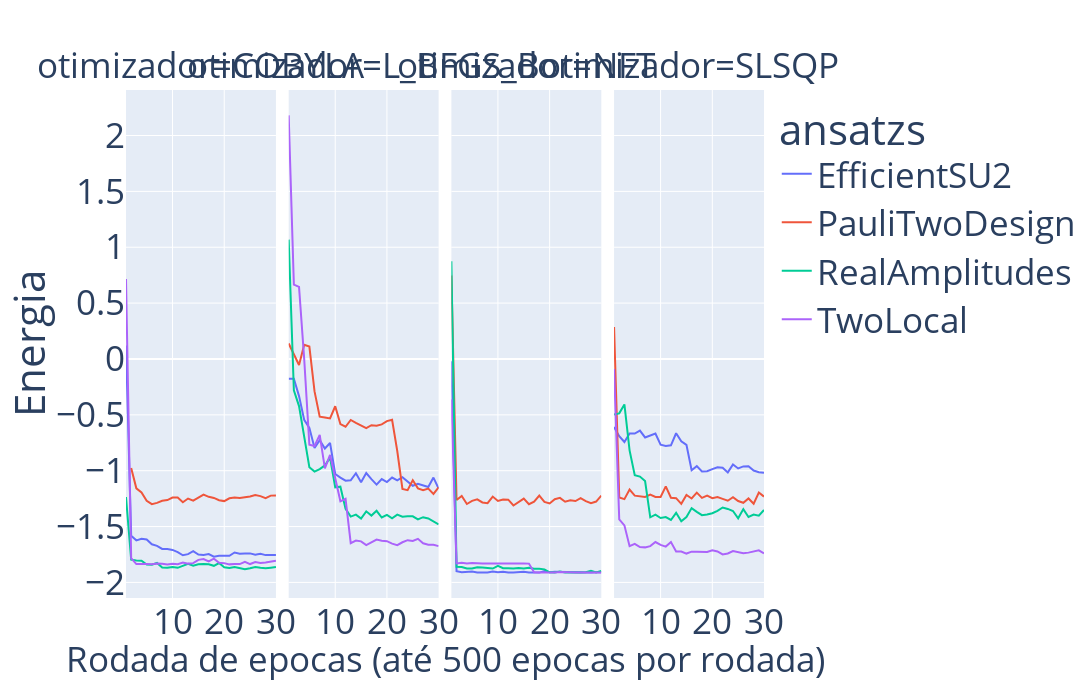

The code cell stored with this chart in its notebook:
### Code cell
df_vqe_real = df_vqe.copy()
df_vqe_real['valor_energia'] = df_vqe['valor_energia'].apply(lambda x: x.real if isinstance(x, complex) else x)
df_vqe_real_epoca = df_vqe_real.loc[df_vqe_real['nova_epoca'] == True]
df_vqe_real_epoca = df_vqe_real_epoca.sort_values(by='epoca')
df_vqe_real_epoca = df_vqe_real_epoca.sort_values(by=['ansatz', 'otimizador'])


fig = px.line(df_vqe_real_epoca, x='epoca', y='valor_energia', color='ansatz',
              facet_col='otimizador', facet_col_wrap=df_vqe_real_epoca['otimizador'].nunique(),
              labels={'epoca': '', 'valor_energia': 'Energia'},
              title='')

fig.update_layout(width=width_padrao_display_junto, height=height_padrao_display_junto, legend_title='ansatzs', font=tamanho_padrao_fonte, margin=tamanho_padrao_margem)
fig.update_xaxes(showticklabels=True, title_text='')

fig.add_annotation(
    text='Rodada de epocas (até 500 epocas por rodada)',
    xref='paper',
    yref='paper',
    x=0.5,
    y=-0.17,
    showarrow=False,
    font=tamanho_padrao_fonte
)

if salvar_figuras:
    nome_figura = f"figuras_vqe/{num_ativos}_{ambiente_backend}_energia_por_epoca_junto_vqe.png"
    fig.write_image(nome_figura, width=width_padrao_salvar_junto, height=height_padrao_salvar_junto)

if mostrar_figuras:
    fig.show()

### Figure 1 — Plotly figure (JSON) as saved in the notebook; plotly's stock layout.template omitted (floating-point values rounded to 4 significant figures)
{"data": [{"hovertemplate": "ansatz=EfficientSU2<br>otimizador=COBYLA<br>=%{x}<br>Energia=%{y}<extra></extra>", "legendgroup": "EfficientSU2", "line": {"color": "#636efa", "dash": "solid"}, "marker": {"symbol": "circle"}, "mode": "lines", "name": "EfficientSU2", "orientation": "v", "showlegend": true, "type": "scatter", "x": [1, 2, 3, 4, 5, 6, 7, 8, 9, 10, 11, 12, 13, 14, 15, 16, 17, 18, 19, 20, 21, 22, 23, 24, 25, 26, 27, 28, 29, 30], "xaxis": "x", "y": [0.1213, -1.583, -1.623, -1.61, -1.616, -1.659, -1.672, -1.701, -1.7, -1.709, -1.729, -1.757, -1.747, -1.72, -1.751, -1.754, -1.747, -1.769, -1.761, -1.759, -1.762, -1.732, -1.744, -1.741, -1.74, -1.753, -1.744, -1.755, -1.758, -1.755], "yaxis": "y"}, {"hovertemplate": "ansatz=EfficientSU2<br>otimizador=L_BFGS_B<br>=%{x}<br>Energia=%{y}<extra></extra>", "legendgroup": "EfficientSU2", "line": {"color": "#636efa", "dash": "solid"}, "marker": {"symbol": "circle"}, "mode": "lines", "name": "EfficientSU2", "orientation": "v", "showlegend": false, "type": "scatter", "x": [1, 2, 3, 4, 5, 6, 7, 8, 9, 10, 11, 12, 13, 14, 15, 16, 17, 18, 19, 20, 21, 22, 23, 24, 25, 26, 27, 28, 29, 30], "xaxis": "x2", "y": [-0.1766, -0.1778, -0.3325, -0.5453, -0.6167, -0.7964, -0.7263, -0.8016, -0.7521, -1.029, -1.063, -1.089, -1.085, -1.023, -1.103, -1.021, -1.076, -1.125, -1.075, -1.101, -1.061, -1.086, -1.058, -1.101, -1.135, -1.117, -1.13, -1.146, -1.062, -1.159], "yaxis": "y2"}, {"hovertemplate": "ansatz=EfficientSU2<br>otimizador=NFT<br>=%{x}<br>Energia=%{y}<extra></extra>", "legendgroup": "EfficientSU2", "line": {"color": "#636efa", "dash": "solid"}, "marker": {"symbol": "circle"}, "mode": "lines", "name": "EfficientSU2", "orientation": "v", "showlegend": false, "type": "scatter", "x": [1, 2, 3, 4, 5, 6, 7, 8, 9, 10, 11, 12, 13, 14, 15, 16, 17, 18, 19, 20, 21, 22, 23, 24, 25, 26, 27, 28, 29, 30], "xaxis": "x3", "y": [-0.01964, -1.9, -1.908, -1.905, -1.902, -1.91, -1.91, -1.912, -1.903, -1.909, -1.905, -1.912, -1.912, -1.907, -1.904, -1.911, -1.912, -1.912, -1.897, -1.909, -1.906, -1.907, -1.906, -1.906, -1.91, -1.908, -1.91, -1.91, -1.908, -1.908], "yaxis": "y3"}, {"hovertemplate": "ansatz=EfficientSU2<br>otimizador=SLSQP<br>=%{x}<br>Energia=%{y}<extra></extra>", "legendgroup": "EfficientSU2", "line": {"color": "#636efa", "dash": "solid"}, "marker": {"symbol": "circle"}, "mode": "lines", "name": "EfficientSU2", "orientation": "v", "showlegend": false, "type": "scatter", "x": [1, 2, 3, 4, 5, 6, 7, 8, 9, 10, 11, 12, 13, 14, 15, 16, 17, 18, 19, 20, 21, 22, 23, 24, 25, 26, 27, 28, 29, 30], "xaxis": "x4", "y": [-0.6095, -0.6908, -0.7434, -0.6676, -0.6681, -0.6413, -0.7023, -0.6814, -0.6668, -0.7668, -0.7782, -0.773, -0.6649, -0.7362, -0.7693, -0.9962, -0.9594, -1.006, -1.005, -0.9863, -0.97, -0.9738, -1.015, -0.9448, -0.98, -0.9614, -0.9611, -0.9988, -1.013, -1.019], "yaxis": "y4"}, {"hovertemplate": "ansatz=PauliTwoDesign<br>otimizador=COBYLA<br>=%{x}<br>Energia=%{y}<extra></extra>", "legendgroup": "PauliTwoDesign", "line": {"color": "#EF553B", "dash": "solid"}, "marker": {"symbol": "circle"}, "mode": "lines", "name": "PauliTwoDesign", "orientation": "v", "showlegend": true, "type": "scatter", "x": [2, 3, 4, 5, 6, 7, 8, 9, 10, 11, 12, 13, 14, 15, 16, 17, 18, 19, 20, 21, 22, 23, 24, 25, 26, 27, 28, 29, 30], "xaxis": "x", "y": [-0.975, -1.158, -1.195, -1.269, -1.3, -1.288, -1.269, -1.263, -1.241, -1.241, -1.283, -1.249, -1.268, -1.24, -1.214, -1.234, -1.244, -1.264, -1.272, -1.247, -1.241, -1.245, -1.239, -1.231, -1.218, -1.228, -1.245, -1.223, -1.222], "yaxis": "y"}, {"hovertemplate": "ansatz=PauliTwoDesign<br>otimizador=L_BFGS_B<br>=%{x}<br>Energia=%{y}<extra></extra>", "legendgroup": "PauliTwoDesign", "line": {"color": "#EF553B", "dash": "solid"}, "marker": {"symbol": "circle"}, "mode": "lines", "name": "PauliTwoDesign", "orientation": "v", "showlegend": false, "type": "scatter", "x": [1, 2, 3, 4, 5, 6, 7, 8, 9, 10, 11, 12, 13, 14, 15, 16, 17, 18, 19, 20, 21, 22, 23, 24, 25, 26, 27, 28, 29, 30], "xaxis": "x2", "y": [0.1381, 0.03876, -0.05442, 0.1264, 0.111, -0.2907, -0.5169, -0.5248, -0.5326, -0.4231, -0.5823, -0.6066, -0.5456, -0.5714, -0.5968, -0.6191, -0.5931, -0.5983, -0.5851, -0.5566, -0.5444, -0.8237, -1.164, -1.174, -1.086, -1.158, -1.175, -1.16, -1.208, -1.148], "yaxis": "y2"}, {"hovertemplate": "ansatz=PauliTwoDesign<br>otimizador=NFT<br>=%{x}<br>Energia=%{y}<extra></extra>", "legendgroup": "PauliTwoDesign", "line": {"color": "#EF553B", "dash": "solid"}, "marker": {"symbol": "circle"}, "mode": "lines", "name": "PauliTwoDesign", "orientation": "v", "showlegend": false, "type": "scatter", "x": [1, 2, 3, 4, 5, 6, 7, 8, 9, 10, 11, 12, 13, 14, 15, 16, 17, 18, 19, 20, 21, 22, 23, 24, 25, 26, 27, 28, 29, 30], "xaxis": "x3", "y": [0.7475, -1.262, -1.226, -1.298, -1.27, -1.256, -1.284, -1.291, -1.232, -1.271, -1.258, -1.259, -1.312, -1.277, -1.25, -1.3, -1.277, -1.222, -1.279, -1.293, -1.255, -1.243, -1.278, -1.265, -1.272, -1.246, -1.273, -1.29, -1.276, -1.223], "yaxis": "y3"}, {"hovertemplate": "ansatz=PauliTwoDesign<br>otimizador=SLSQP<br>=%{x}<br>Energia=%{y}<extra></extra>", "legendgroup": "PauliTwoDesign", "line": {"color": "#EF553B", "dash": "solid"}, "marker": {"symbol": "circle"}, "mode": "lines", "name": "PauliTwoDesign", "orientation": "v", "showlegend": false, "type": "scatter", "x": [1, 2, 3, 4, 5, 6, 7, 8, 9, 10, 11, 12, 13, 14, 15, 16, 17, 18, 19, 20, 21, 22, 23, 24, 25, 26, 27, 28, 29, 30], "xaxis": "x4", "y": [0.286, -1.239, -1.254, -1.168, -1.223, -1.226, -1.235, -1.214, -1.236, -1.235, -1.141, -1.242, -1.246, -1.297, -1.217, -1.249, -1.196, -1.243, -1.224, -1.246, -1.237, -1.252, -1.269, -1.237, -1.272, -1.287, -1.248, -1.296, -1.196, -1.232], "yaxis": "y4"}, {"hovertemplate": "ansatz=RealAmplitudes<br>otimizador=COBYLA<br>=%{x}<br>Energia=%{y}<extra></extra>", "legendgroup": "RealAmplitudes", "line": {"color": "#00cc96", "dash": "solid"}, "marker": {"symbol": "circle"}, "mode": "lines", "name": "RealAmplitudes", "orientation": "v", "showlegend": true, "type": "scatter", "x": [1, 2, 3, 4, 5, 6, 7, 8, 9, 10, 11, 12, 13, 14, 15, 16, 17, 18, 19, 20, 21, 22, 23, 24, 25, 26, 27, 28, 29, 30], "xaxis": "x", "y": [-1.236, -1.796, -1.804, -1.806, -1.84, -1.841, -1.826, -1.867, -1.87, -1.862, -1.87, -1.852, -1.833, -1.85, -1.837, -1.835, -1.837, -1.851, -1.827, -1.865, -1.87, -1.862, -1.873, -1.882, -1.872, -1.861, -1.87, -1.872, -1.868, -1.862], "yaxis": "y"}, {"hovertemplate": "ansatz=RealAmplitudes<br>otimizador=L_BFGS_B<br>=%{x}<br>Energia=%{y}<extra></extra>", "legendgroup": "RealAmplitudes", "line": {"color": "#00cc96", "dash": "solid"}, "marker": {"symbol": "circle"}, "mode": "lines", "name": "RealAmplitudes", "orientation": "v", "showlegend": false, "type": "scatter", "x": [1, 2, 3, 4, 5, 6, 7, 8, 9, 10, 11, 12, 13, 14, 15, 16, 17, 18, 19, 20, 21, 22, 23, 24, 25, 26, 27, 28, 29, 30], "xaxis": "x2", "y": [1.068, -0.2803, -0.4218, -0.7117, -0.9686, -1.008, -0.9852, -0.9529, -0.8833, -1.149, -1.143, -1.342, -1.411, -1.393, -1.429, -1.364, -1.402, -1.359, -1.419, -1.395, -1.426, -1.393, -1.412, -1.408, -1.408, -1.436, -1.416, -1.427, -1.453, -1.481], "yaxis": "y2"}, {"hovertemplate": "ansatz=RealAmplitudes<br>otimizador=NFT<br>=%{x}<br>Energia=%{y}<extra></extra>", "legendgroup": "RealAmplitudes", "line": {"color": "#00cc96", "dash": "solid"}, "marker": {"symbol": "circle"}, "mode": "lines", "name": "RealAmplitudes", "orientation": "v", "showlegend": false, "type": "scatter", "x": [1, 2, 3, 4, 5, 6, 7, 8, 9, 10, 11, 12, 13, 14, 15, 16, 17, 18, 19, 20, 21, 22, 23, 24, 25, 26, 27, 28, 29, 30], "xaxis": "x3", "y": [0.8748, -1.859, -1.863, -1.875, -1.876, -1.864, -1.866, -1.87, -1.876, -1.852, -1.873, -1.873, -1.876, -1.871, -1.875, -1.87, -1.878, -1.878, -1.883, -1.91, -1.912, -1.903, -1.912, -1.91, -1.907, -1.91, -1.91, -1.895, -1.911, -1.896], "yaxis": "y3"}, {"hovertemplate": "ansatz=RealAmplitudes<br>otimizador=SLSQP<br>=%{x}<br>Energia=%{y}<extra></extra>", "legendgroup": "RealAmplitudes", "line": {"color": "#00cc96", "dash": "solid"}, "marker": {"symbol": "circle"}, "mode": "lines", "name": "RealAmplitudes", "orientation": "v", "showlegend": false, "type": "scatter", "x": [1, 2, 3, 4, 5, 6, 7, 8, 9, 10, 11, 12, 13, 14, 15, 16, 17, 18, 19, 20, 21, 22, 23, 24, 25, 26, 27, 28, 29, 30], "xaxis": "x4", "y": [-0.4961, -0.4869, -0.4069, -0.8177, -1.04, -1.052, -1.092, -1.417, -1.394, -1.423, -1.415, -1.441, -1.377, -1.453, -1.415, -1.335, -1.368, -1.398, -1.392, -1.381, -1.359, -1.329, -1.342, -1.36, -1.426, -1.344, -1.414, -1.392, -1.403, -1.351], "yaxis": "y4"}, {"hovertemplate": "ansatz=TwoLocal<br>otimizador=COBYLA<br>=%{x}<br>Energia=%{y}<extra></extra>", "legendgroup": "TwoLocal", "line": {"color": "#ab63fa", "dash": "solid"}, "marker": {"symbol": "circle"}, "mode": "lines", "name": "TwoLocal", "orientation": "v", "showlegend": true, "type": "scatter", "x": [1, 2, 3, 4, 5, 6, 7, 8, 9, 10, 11, 12, 13, 14, 15, 16, 17, 18, 19, 20, 21, 22, 23, 24, 25, 26, 27, 28, 29, 30], "xaxis": "x", "y": [0.7166, -1.783, -1.836, -1.839, -1.836, -1.836, -1.831, -1.834, -1.839, -1.833, -1.837, -1.822, -1.832, -1.828, -1.798, -1.79, -1.812, -1.787, -1.824, -1.827, -1.839, -1.835, -1.836, -1.816, -1.836, -1.818, -1.826, -1.823, -1.814, -1.805], "yaxis": "y"}, {"hovertemplate": "ansatz=TwoLocal<br>otimizador=L_BFGS_B<br>=%{x}<br>Energia=%{y}<extra></extra>", "legendgroup": "TwoLocal", "line": {"color": "#ab63fa", "dash": "solid"}, "marker": {"symbol": "circle"}, "mode": "lines", "name": "TwoLocal", "orientation": "v", "showlegend": false, "type": "scatter", "x": [1, 2, 3, 4, 5, 6, 7, 8, 9, 10, 11, 12, 13, 14, 15, 16, 17, 18, 19, 20, 21, 22, 23, 24, 25, 26, 27, 28, 29, 30], "xaxis": "x2", "y": [2.18, 0.666, 0.6448, 0.001314, -0.7684, -0.7789, -0.6795, -0.9802, -0.859, -1.056, -1.274, -1.251, -1.648, -1.626, -1.633, -1.666, -1.639, -1.616, -1.627, -1.631, -1.653, -1.667, -1.641, -1.622, -1.63, -1.61, -1.649, -1.662, -1.662, -1.675], "yaxis": "y2"}, {"hovertemplate": "ansatz=TwoLocal<br>otimizador=NFT<br>=%{x}<br>Energia=%{y}<extra></extra>", "legendgroup": "TwoLocal", "line": {"color": "#ab63fa", "dash": "solid"}, "marker": {"symbol": "circle"}, "mode": "lines", "name": "TwoLocal", "orientation": "v", "showlegend": false, "type": "scatter", "x": [1, 2, 3, 4, 5, 6, 7, 8, 9, 10, 11, 12, 13, 14, 15, 16, 17, 18, 19, 20, 21, 22, 23, 24, 25, 26, 27, 28, 29, 30], "xaxis": "x3", "y": [-0.3618, -1.83, -1.825, -1.831, -1.826, -1.831, -1.831, -1.831, -1.831, -1.831, -1.829, -1.83, -1.829, -1.825, -1.83, -1.832, -1.909, -1.91, -1.912, -1.912, -1.912, -1.907, -1.911, -1.912, -1.912, -1.912, -1.911, -1.912, -1.912, -1.912], "yaxis": "y3"}, {"hovertemplate": "ansatz=TwoLocal<br>otimizador=SLSQP<br>=%{x}<br>Energia=%{y}<extra></extra>", "legendgroup": "TwoLocal", "line": {"color": "#ab63fa", "dash": "solid"}, "marker": {"symbol": "circle"}, "mode": "lines", "name": "TwoLocal", "orientation": "v", "showlegend": false, "type": "scatter", "x": [1, 2, 3, 4, 5, 6, 7, 8, 9, 10, 11, 12, 13, 14, 15, 16, 17, 18, 19, 20, 21, 22, 23, 24, 25, 26, 27, 28, 29, 30], "xaxis": "x4", "y": [-0.08979, -1.436, -1.489, -1.675, -1.654, -1.683, -1.686, -1.675, -1.638, -1.664, -1.68, -1.638, -1.722, -1.723, -1.742, -1.725, -1.726, -1.73, -1.728, -1.713, -1.723, -1.749, -1.741, -1.719, -1.725, -1.738, -1.733, -1.721, -1.713, -1.74], "yaxis": "y4"}], "layout": {"annotations": [{"showarrow": false, "text": "otimizador=COBYLA", "x": 0.1175, "xanchor": "center", "xref": "paper", "y": 1, "yanchor": "bottom", "yref": "paper"}, {"showarrow": false, "text": "otimizador=L_BFGS_B", "x": 0.3725, "xanchor": "center", "xref": "paper", "y": 1, "yanchor": "bottom", "yref": "paper"}, {"showarrow": false, "text": "otimizador=NFT", "x": 0.6275, "xanchor": "center", "xref": "paper", "y": 1, "yanchor": "bottom", "yref": "paper"}, {"showarrow": false, "text": "otimizador=SLSQP", "x": 0.8825, "xanchor": "center", "xref": "paper", "y": 1, "yanchor": "bottom", "yref": "paper"}, {"font": {"size": 35}, "showarrow": false, "text": "Rodada de epocas (até 500 epocas por rodada)", "x": 0.5, "xref": "paper", "y": -0.17, "yref": "paper"}], "font": {"size": 35}, "height": 700, "legend": {"title": {"text": "ansatzs"}, "tracegroupgap": 0}, "margin": {"b": 90, "l": 90, "r": 90, "t": 90}, "width": 3200, "xaxis": {"anchor": "y", "domain": [0, 0.235], "showticklabels": true, "title": {"text": ""}}, "xaxis2": {"anchor": "y2", "domain": [0.255, 0.49], "matches": "x", "showticklabels": true, "title": {"text": ""}}, "xaxis3": {"anchor": "y3", "domain": [0.51, 0.745], "matches": "x", "showticklabels": true, "title": {"text": ""}}, "xaxis4": {"anchor": "y4", "domain": [0.765, 1.0], "matches": "x", "showticklabels": true, "title": {"text": ""}}, "yaxis": {"anchor": "x", "domain": [0, 1], "title": {"text": "Energia"}}, "yaxis2": {"anchor": "x2", "domain": [0, 1], "matches": "y", "showticklabels": false}, "yaxis3": {"anchor": "x3", "domain": [0, 1], "matches": "y", "showticklabels": false}, "yaxis4": {"anchor": "x4", "domain": [0, 1], "matches": "y", "showticklabels": false}}}
